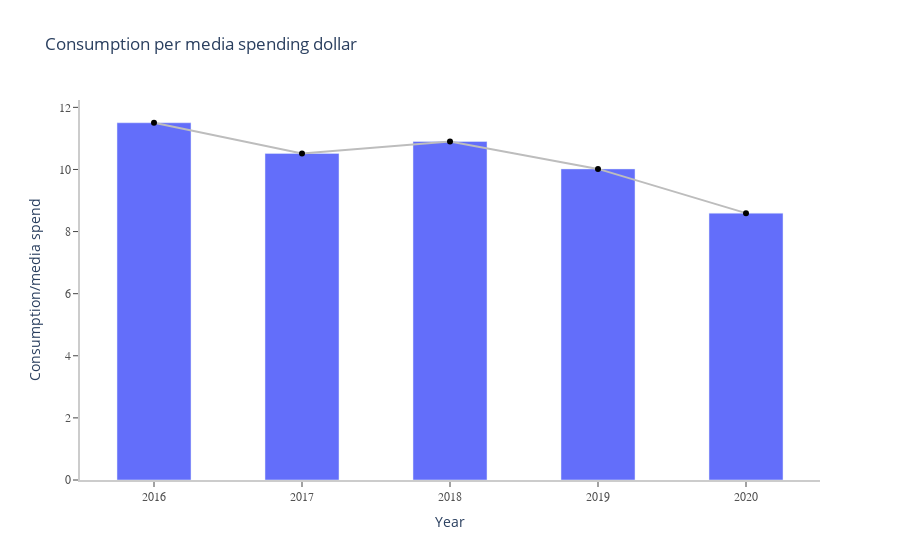

Here is the notebook cell this chart was saved with:
### Code cell
plt.figure(figsize=(20,10))
fig = go.Figure()
fig.add_trace(go.Bar(
    x = consumedia['year'],
    y = consumedia['consumption per spend'],
    width=0.5,
    name='Consumption per media spend'
))
fig.add_trace(go.Scatter(x = consumedia['year'],y = consumedia['consumption per spend'],mode = 'lines',line = dict(color = 'rgb(189,189,189)')))
fig.add_trace(go.Scatter(x = consumedia['year'],y = consumedia['consumption per spend'],mode = 'markers',marker = dict(color = 'black')))
fig.update_layout(
    title='Consumption per media spending dollar',
    xaxis_title='Year',
    yaxis_title='Consumption/media spend',
    xaxis=dict(
    showline=True,
    showgrid=False,
    showticklabels=True,
    linecolor='rgb(204, 204, 204)',
    linewidth=2,
    ticks='outside',
    tickfont=dict(
        family='Arial',
        size=12,
        color='rgb(82, 82, 82)',
        )
    ),
    yaxis=dict(
    showline=True,
    showgrid=False,
    showticklabels=True,
    linecolor='rgb(204, 204, 204)',
    linewidth=2,
    ticks='outside',
    tickfont=dict(
        family='Arial',
        size=12,
        color='rgb(82, 82, 82)',
        )
    ),
    plot_bgcolor='white',
    showlegend = False
)

### Figure 1 — Plotly figure (JSON) as saved in the notebook; plotly's stock layout.template omitted (floating-point values rounded to 4 significant figures)
{"data": [{"name": "Consumption per media spend", "type": "bar", "width": 0.5, "x": [2016, 2017, 2018, 2019, 2020], "y": [11.5, 10.52, 10.9, 10.02, 8.593]}, {"line": {"color": "rgb(189,189,189)"}, "mode": "lines", "type": "scatter", "x": [2016, 2017, 2018, 2019, 2020], "y": [11.5, 10.52, 10.9, 10.02, 8.593]}, {"marker": {"color": "black"}, "mode": "markers", "type": "scatter", "x": [2016, 2017, 2018, 2019, 2020], "y": [11.5, 10.52, 10.9, 10.02, 8.593]}], "layout": {"plot_bgcolor": "white", "showlegend": false, "title": {"text": "Consumption per media spending dollar"}, "xaxis": {"linecolor": "rgb(204, 204, 204)", "linewidth": 2, "showgrid": false, "showline": true, "showticklabels": true, "tickfont": {"color": "rgb(82, 82, 82)", "family": "Arial", "size": 12}, "ticks": "outside", "title": {"text": "Year"}}, "yaxis": {"linecolor": "rgb(204, 204, 204)", "linewidth": 2, "showgrid": false, "showline": true, "showticklabels": true, "tickfont": {"color": "rgb(82, 82, 82)", "family": "Arial", "size": 12}, "ticks": "outside", "title": {"text": "Consumption/media spend"}}}}
